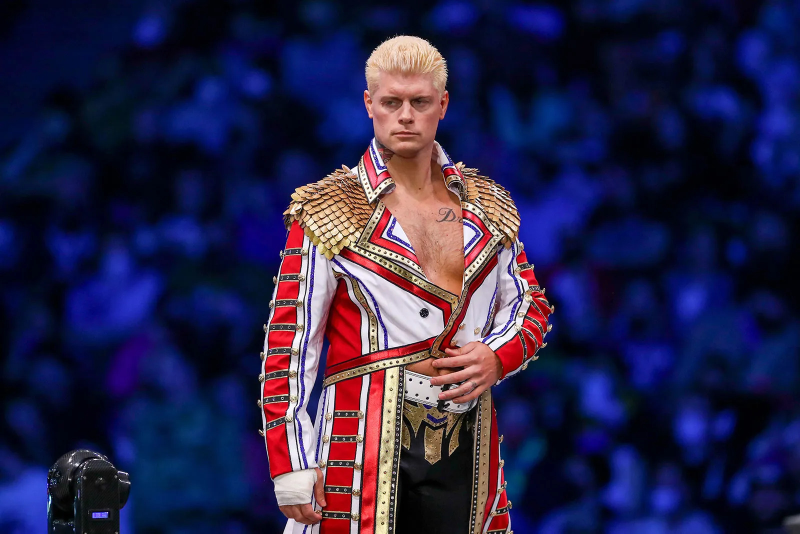
#> input picture TBA_MLP_Lab4/Images/Cody.jpg, 1600 x 1067 px, given in place of the camera (shown at 1/2 size)
$ python code1.py
#> lines starting #> are read from the running program, lines starting #| are printed output that depends on the picture
import cv2 as cv
from matplotlib import pyplot as plt

cap = cv.VideoCapture(0)
while True:
    ret, img = cap.read()
#> img is the input picture: shape (1067, 1600, 3); mean B, G, R 73.5, 36.1, 40.9
    if not ret:
        break
    img = cv.cvtColor(img, cv.COLOR_BGR2RGB)
    img_gray = cv.cvtColor(img, cv.COLOR_BGR2GRAY)
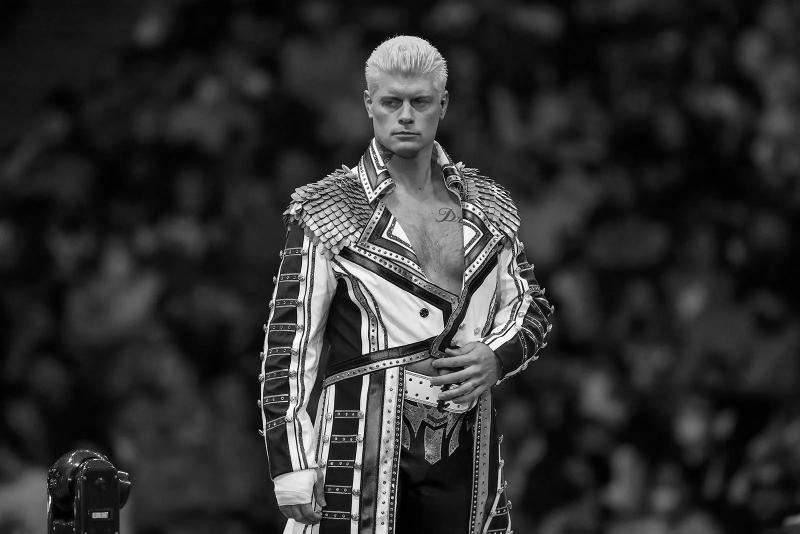
#> img_gray: shape (1067, 1600) (shown at 1/2 size); min 0, max 255, mean 47.9
    img_blur = cv.GaussianBlur(img_gray,(7,7),0)

    sobelx = cv.Sobel(src=img_blur, ddepth=cv.CV_64F, dx=1, dy=0, ksize=5)
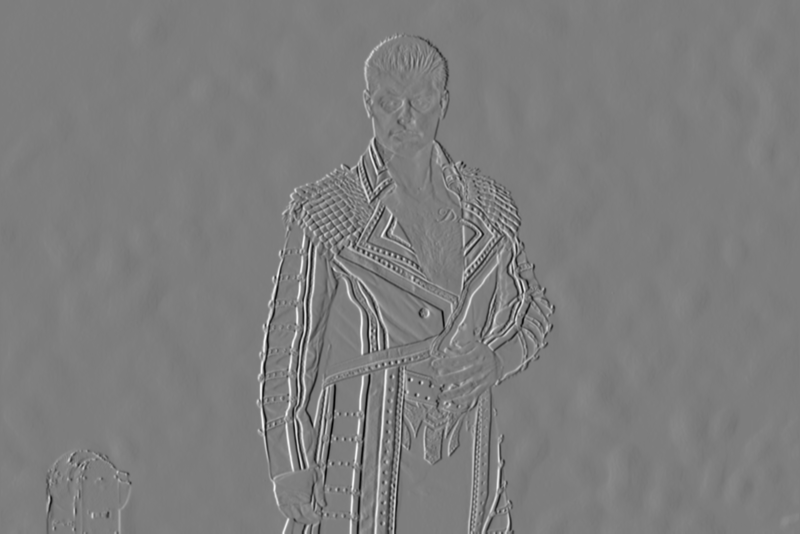
#> sobelx: shape (1067, 1600) float64 (shown at 1/2 size); min -6065, max 6239, mean 0.5; drawn with min black and max white
    filtered_image_x = cv.convertScaleAbs(sobelx)
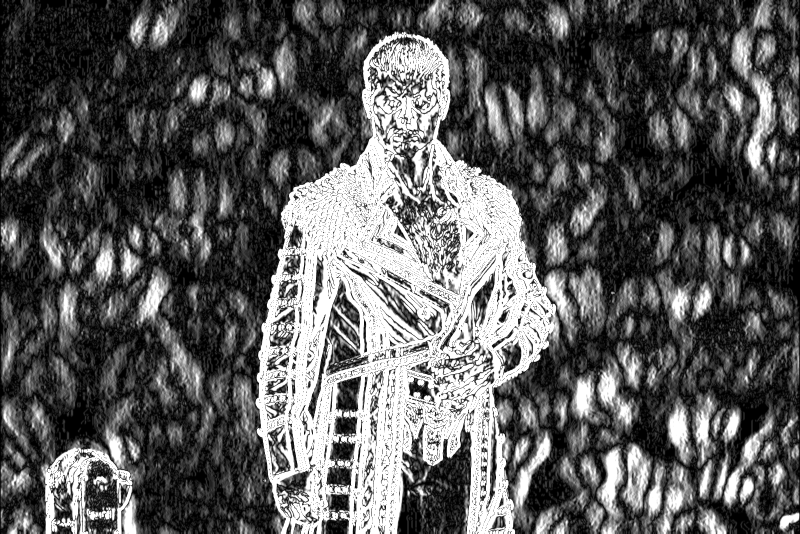
#> filtered_image_x: shape (1067, 1600) (shown at 1/2 size); min 0, max 255, mean 91.3
    sobely = cv.Sobel(src=img_blur, ddepth=cv.CV_64F, dx=0, dy=1, ksize=5)
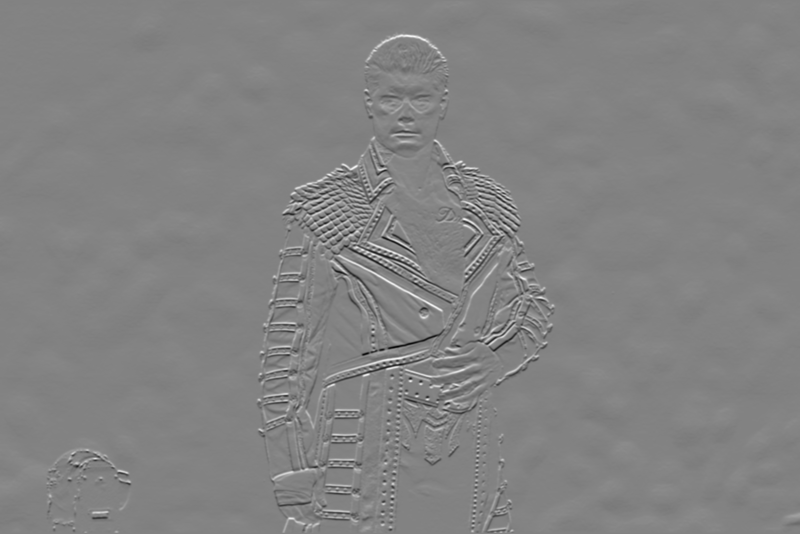
#> sobely: shape (1067, 1600) float64 (shown at 1/2 size); min -6158, max 5860, mean 3.8; drawn with min black and max white
    filtered_image_y = cv.convertScaleAbs(sobely)
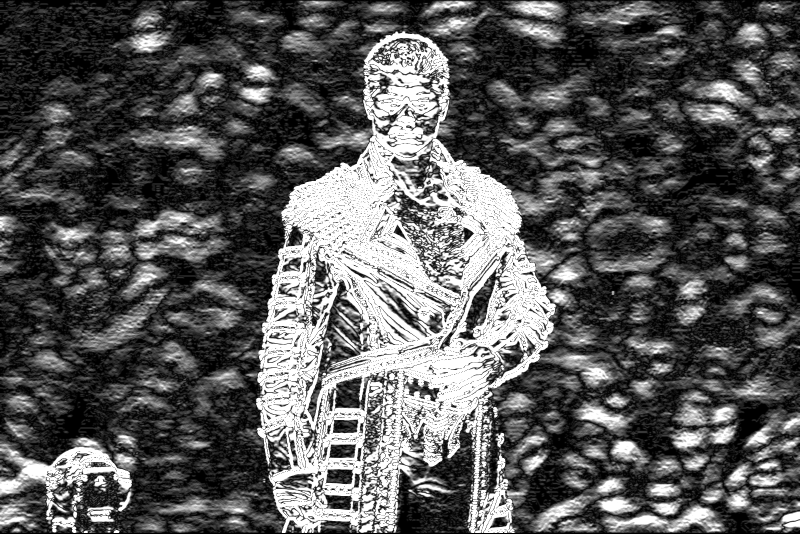
#> filtered_image_y: shape (1067, 1600) (shown at 1/2 size); min 0, max 255, mean 89
    sobelxy = cv.Sobel(src=img_blur, ddepth=cv.CV_64F, dx=1, dy=1, ksize=5)
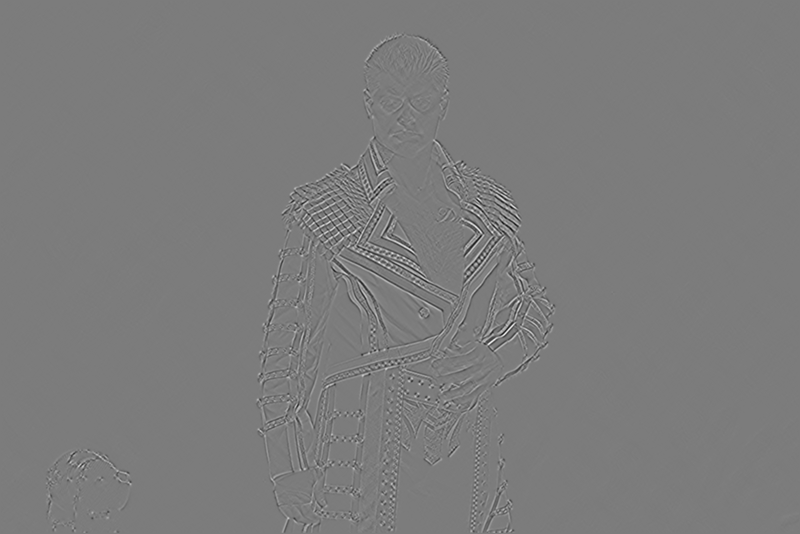
#> sobelxy: shape (1067, 1600) float64 (shown at 1/2 size); min -1088, max 1146, mean 0; drawn with min black and max white
    filtered_image_xy = cv.convertScaleAbs(sobelxy)
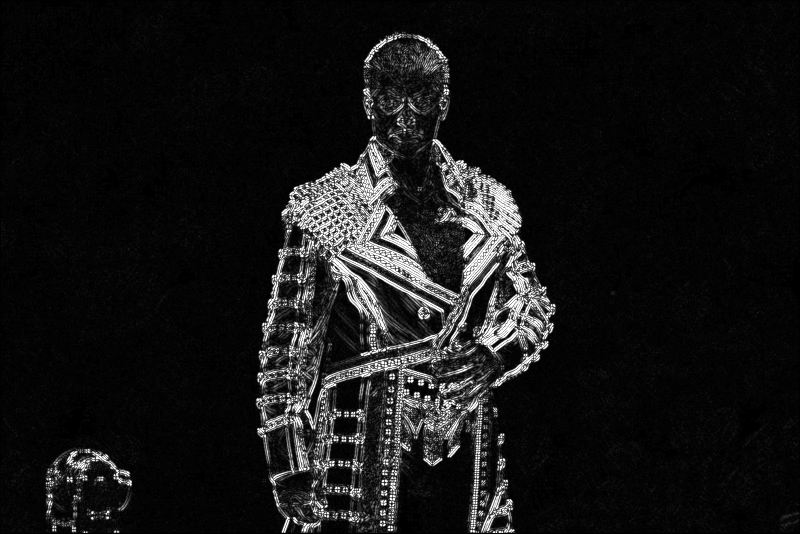
#> filtered_image_xy: shape (1067, 1600) (shown at 1/2 size); min 0, max 255, mean 21.9

    plt.figure(figsize=(20,20))

    plt.subplot(221),plt.imshow(img),plt.title('Original')
    plt.axis("off")
    plt.subplot(222),plt.imshow(filtered_image_x, cmap = "gray"),plt.title('Filtered Image x-axis')
    plt.axis("off")
    plt.subplot(223),plt.imshow(filtered_image_y, cmap = "gray"),plt.title('Filtered Image y-axis')
    plt.axis("off")
    plt.subplot(224),plt.imshow(filtered_image_xy, cmap = "gray"),plt.title('Filtered Image xy-axis')
    plt.axis("off")

    plt.draw()
    plt.pause(0.01)

    if cv.waitKey(1) & 0xFF == ord('q'):
#> (key q is pressed here)
        break
    plt.show()

    cap.release
    cv.destroyAllWindows()
